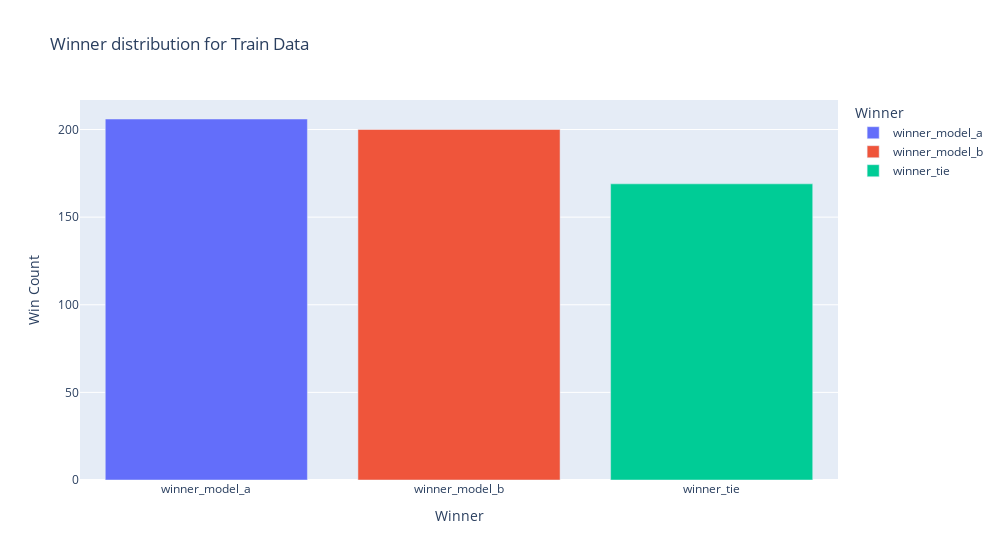

The notebook cell saved with this chart:
### Markdown cell above
### Winning distribution

### Code cell
counts = df['class_name'].value_counts().reset_index()
counts.columns = ['Winner', 'Win Count']

fig = px.bar(counts, x='Winner', y='Win Count',
                title='Winner distribution for Train Data',
                labels={'Winner': 'Winner', 'Win Count': 'Win Count'},
                color='Winner', color_continuous_scale='viridis', width=1000)

fig.update_layout(xaxis_title="Winner", yaxis_title="Win Count")

fig.show()

### Figure 1 — Plotly figure (JSON) as saved in the notebook; plotly's stock layout.template omitted (floating-point values rounded to 4 significant figures)
{"data": [{"alignmentgroup": "True", "hovertemplate": "Winner=%{x}<br>Win Count=%{y}<extra></extra>", "legendgroup": "winner_model_a", "marker": {"color": "#636efa", "pattern": {"shape": ""}}, "name": "winner_model_a", "offsetgroup": "winner_model_a", "orientation": "v", "showlegend": true, "textposition": "auto", "type": "bar", "x": ["winner_model_a"], "xaxis": "x", "y": [206], "yaxis": "y"}, {"alignmentgroup": "True", "hovertemplate": "Winner=%{x}<br>Win Count=%{y}<extra></extra>", "legendgroup": "winner_model_b", "marker": {"color": "#EF553B", "pattern": {"shape": ""}}, "name": "winner_model_b", "offsetgroup": "winner_model_b", "orientation": "v", "showlegend": true, "textposition": "auto", "type": "bar", "x": ["winner_model_b"], "xaxis": "x", "y": [200], "yaxis": "y"}, {"alignmentgroup": "True", "hovertemplate": "Winner=%{x}<br>Win Count=%{y}<extra></extra>", "legendgroup": "winner_tie", "marker": {"color": "#00cc96", "pattern": {"shape": ""}}, "name": "winner_tie", "offsetgroup": "winner_tie", "orientation": "v", "showlegend": true, "textposition": "auto", "type": "bar", "x": ["winner_tie"], "xaxis": "x", "y": [169], "yaxis": "y"}], "layout": {"barmode": "relative", "legend": {"title": {"text": "Winner"}, "tracegroupgap": 0}, "title": {"text": "Winner distribution for Train Data"}, "width": 1000, "xaxis": {"anchor": "y", "categoryarray": ["winner_model_a", "winner_model_b", "winner_tie"], "categoryorder": "array", "domain": [0, 1], "title": {"text": "Winner"}}, "yaxis": {"anchor": "x", "domain": [0, 1], "title": {"text": "Win Count"}}}}
